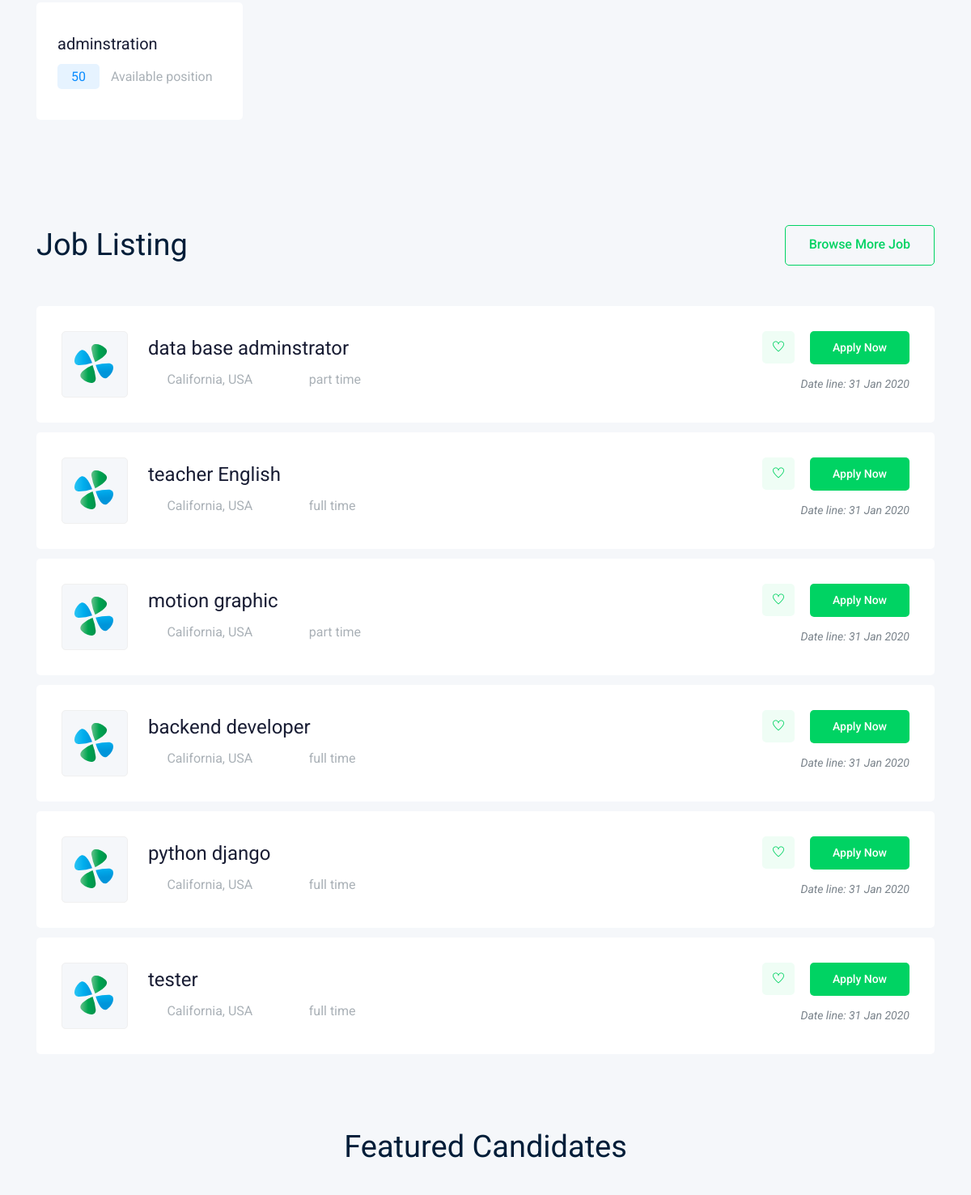
The app's page / (middle part), older data.
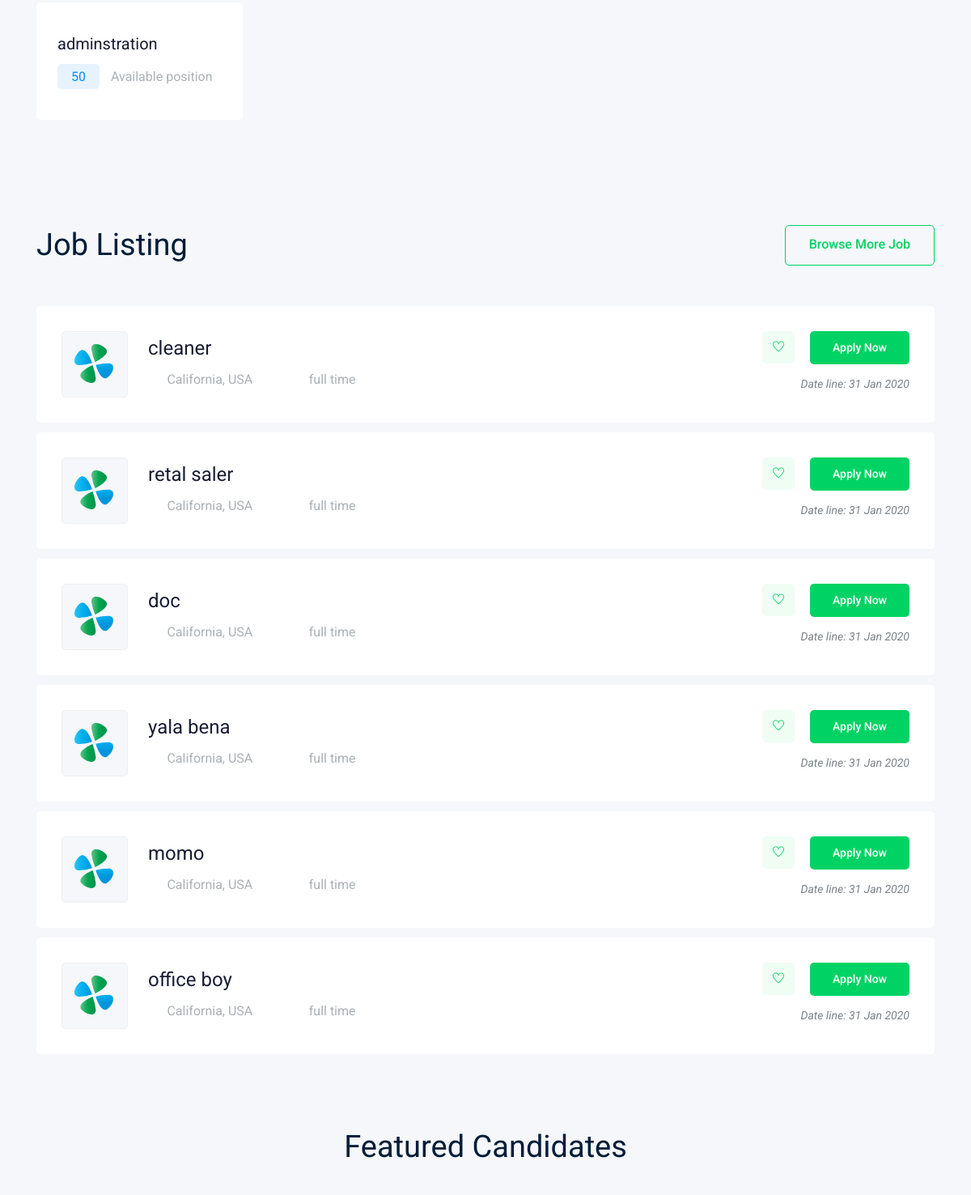
The same page, newer data.
### job/models.py (models this page shows, shortened)
class Category(models.Model):
    title = models.CharField(max_length= 50)

class Job(models.Model):
    title = models.CharField(max_length = 50)
    job_type = models.CharField(max_length= 15 , choices= JOB_TYPE , default= "full time")
    description = models.CharField(max_length= 500)
    published_date = models.DateTimeField(auto_now= True)
    Vacancy = models.IntegerField(default= 1)
    salary = models.FloatField(default= 0)
    category = models.ForeignKey('Category' , on_delete= models.CASCADE )
    experience_years = models.IntegerField(default= 1)
    image = models.ImageField(upload_to= upload_img)
    slug = models.SlugField(null= True, blank= True)

### home/views.py (the view)
class HomePage(TemplateView):
    template_name = 'index.html'
    def get_context_data(self, **kwargs: Any) -> dict[str, Any]:
        context =  super().get_context_data(**kwargs)
        context['categories'] = Category.objects.all()
        context['jobs'] = Job.objects.order_by('-id')[:6]
        context['number'] = Job.objects.count()
        return context

### home/templates/index.html (shortened to what this page needs)
{% extends 'base.html' %}
{% load bootstrap4 %}
{% load static %}
{% block content %}
    <div class="popular_catagory_area">
        <div class="container">
            <div class="row">
                {% for category in categories %}
                <div class="col-lg-4 col-xl-3 col-md-6">
                    <div class="single_catagory">
                        <a href="jobs.html"><h4>{{ category.title }}</h4></a>
                        <p> <span>50</span> Available position</p>
                    </div>
                </div>
                {% endfor %}
            </div>
        </div>
    </div>
    <div class="job_listing_area">
        <div class="container">
            <div class="row align-items-center">
                <div class="col-lg-6">
                    <div class="section_title">
                        <h3>Job Listing</h3>
                    </div>
                </div>
                <div class="col-lg-6">
                    <div class="brouse_job text-right">
                        <a href="{% url 'job_list' %}" class="boxed-btn4">Browse More Job</a>
                    </div>
                </div>
            </div>
            <div class="job_lists">
                <div class="row">
                    {% for job in jobs %}
                    <div class="col-lg-12 col-md-12">
                        <div class="single_jobs white-bg d-flex justify-content-between">
                            <div class="jobs_left d-flex align-items-center">
                                <div class="thumb">
                                    <img src="img/svg_icon/1.svg " alt="">
                                </div>
                                <div class="jobs_conetent">
                                    <a href="{% url 'job_details' job.slug %}"><h4>{{ job.title }}</h4></a>
                                    <div class="links_locat d-flex align-items-center">
                                        <div class="location">
                                            <p> <i class="fa fa-map-marker"></i> California, USA</p>
                                        </div>
                                        <div class="location">
                                            <p> <i class="fa fa-clock-o"></i>{{ job.job_type }}</p>
                                        </div>
                                    </div>
                                </div>
                            </div>
                            <div class="jobs_right">
                                <div class="apply_now">
                                    <a class="heart_mark" href="#"> <i class="ti-heart"></i> </a>
                                    <a href="{% url 'job_details' job.slug %}" class="boxed-btn3">Apply Now</a>
                                </div>
                                <div class="date">
                                    <p>Date line: 31 Jan 2020</p>
                                </div>
                            </div>
                        </div>
                    </div>
                    {% endfor %}
                </div>
            </div>
        </div>
    </div>
    <div class="featured_candidates_area">
        <div class="container">
            <div class="row">
                <div class="col-lg-12">
                    <div class="section_title text-center mb-40">
                        <h3>Featured Candidates</h3>
                    </div>
                </div>
            </div>
        </div>
    </div>
{% endblock %}

Row changes from the older to the newer data that the page shows:
no longer on this page (row unchanged): Job: title "data base adminstrator", job_type "part time"
no longer on this page (row unchanged): Job: title "teacher English", job_type "full time"
no longer on this page (row unchanged): Job: title "motion graphic", job_type "part time"
no longer on this page (row unchanged): Job: title "backend developer", job_type "full time"
no longer on this page (row unchanged): Job: title "python django", job_type "full time"
no longer on this page (row unchanged): Job: title "tester", job_type "full time"
added Job: title "cleaner", job_type "full time"
added Job: title "retal saler", job_type "full time"
added Job: title "doc", job_type "full time"
added Job: title "yala bena", job_type "full time"
added Job: title "momo", job_type "full time"
added Job: title "office boy", job_type "full time"
